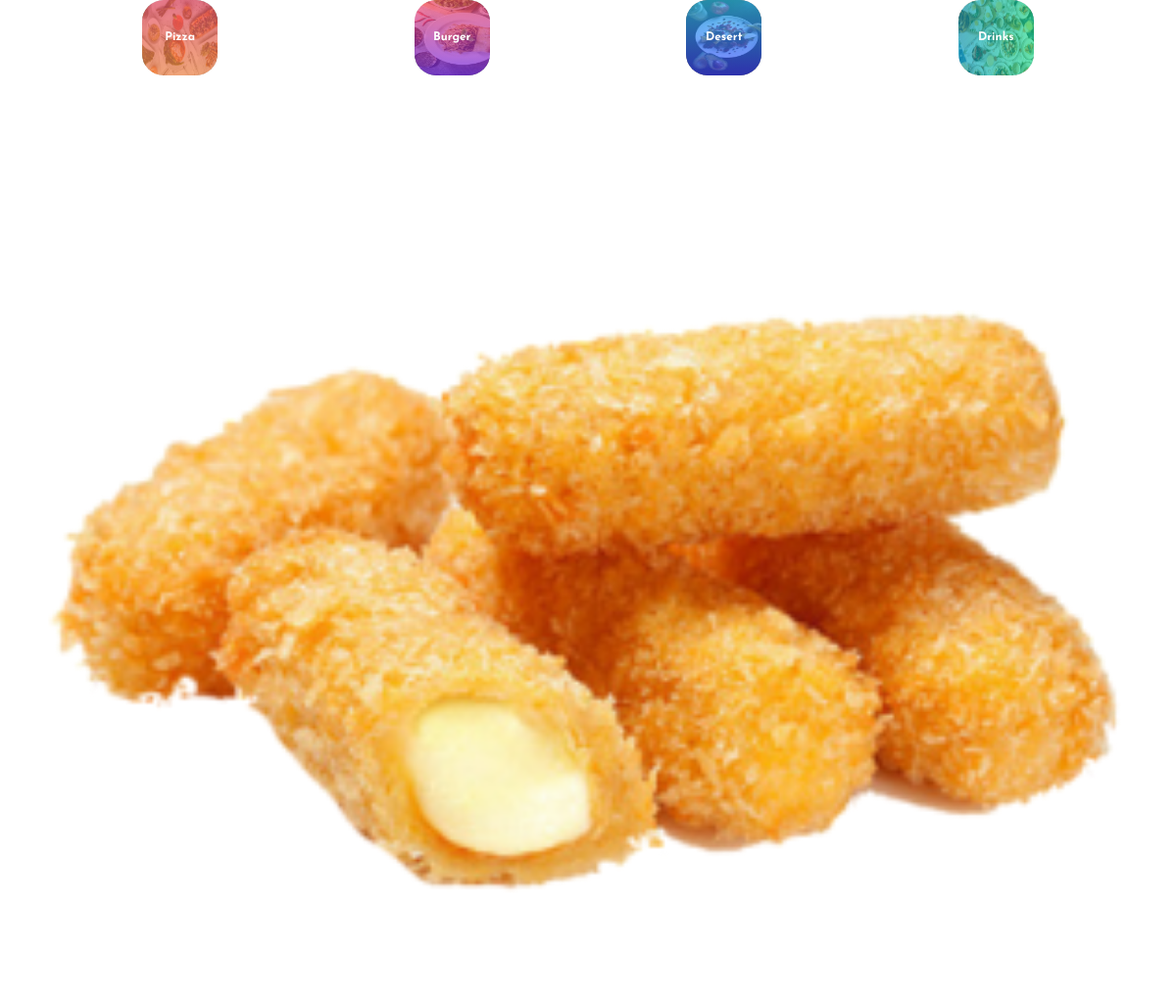
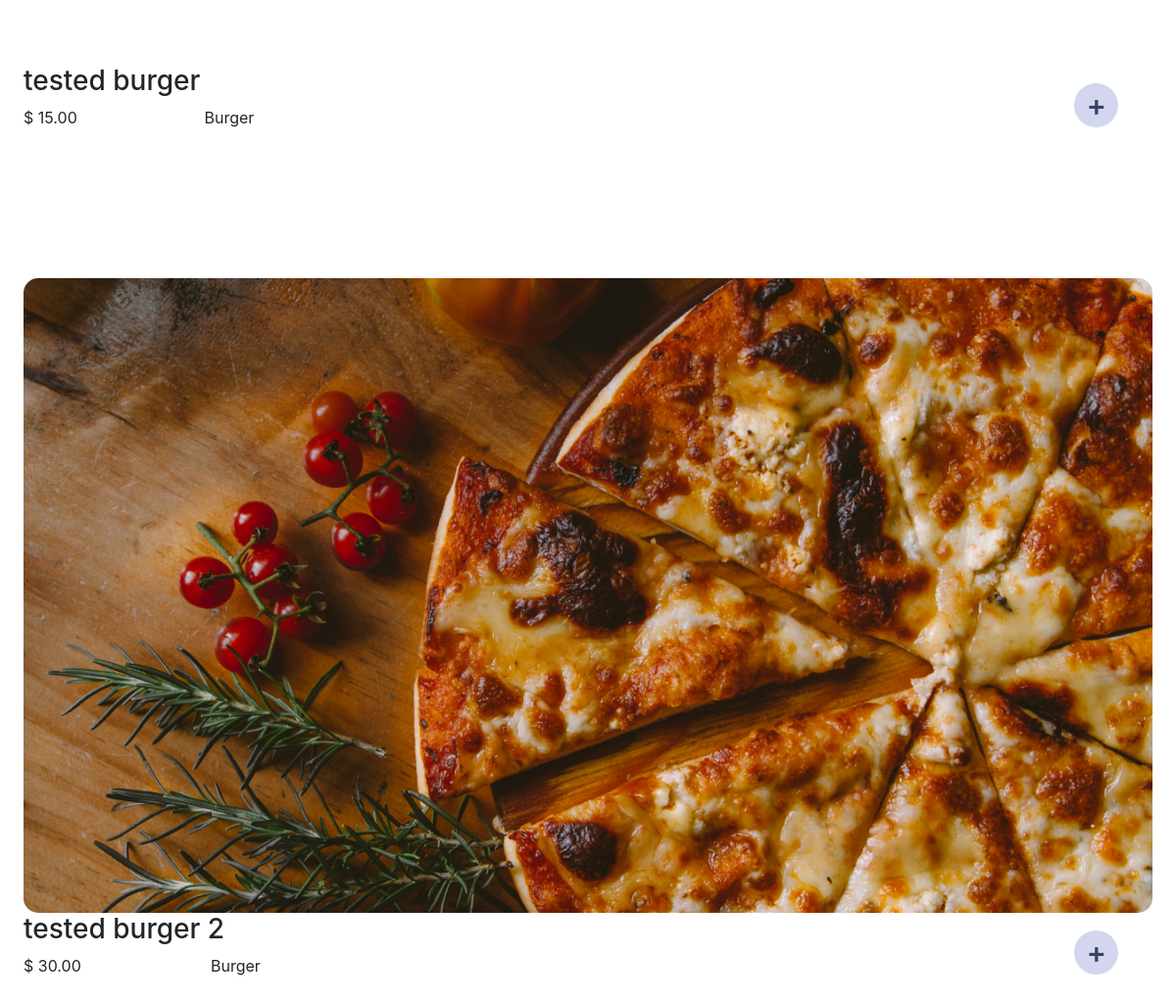
Screenshot of /burger/ with the database file from the repository (2 pictures, top to bottom).
### Category/models.py (models this page shows)
class Burger(models.Model):
    name = models.CharField(default='tested burger', max_length=100)
    category = models.CharField(default='Burger', max_length=100)
    preparing_time = models.CharField(default='10-15min', max_length=100)
    components = models.CharField(default='one two three four five', max_length=100)
    price = models.DecimalField(decimal_places=2, max_digits=4)
    img = models.ImageField(upload_to='Burgers')

### Category/views.py (the view)
# urls.py: path('burger/', burger_view, name='burger'),
def burger_view(request):
    return render(request, "burgers.html", {'burgers': Burger.objects.all()})

### templates/burgers.html
{% extends 'base.html' %}
{% load static %}
{% block content %}
{% for burger in burgers %}
<img class="block_main"  src = /media/{{ burger.img }}  >
    <ul class="under_block">
        <li class="left"><h3>{{ burger.name }}</h3>
            <p>$ {{ burger.price }} <span class="category-title">{{ burger.category }}</span></p>
        </li>
        <li class="plus">
            <a href="#">+</a>
        </li>
    </ul>
{% endfor %}
{% endblock %}

### templates/static/styles/homepage/home-block.css (style rules this page uses)
.block_main { margin-left:2%; margin-right:2%; margin-top: 10%; width:96%; border-radius: 15px; }
.under_block { list-style: none; display: flex; flex-direction: row; padding-left: 2%; width:100%; }
.under_block li a { text-decoration: none; }
.under_block li { flex-grow: 1; }
.plus { display: flex; flex-direction: column; justify-content: center; align-items: flex-end; margin-right: 5%; }
.plus a { display: flex; flex-direction: row; justify-content: center; align-items: center; font-weight: 600; font-size: 30px; color:#3e3f68; background-color: #d3d6ef; width: 45px; height: 45px; border-radius: 100%; vertical-align: middle; }
.left { flex-grow: 2; }
.category-title { margin-left: 20%; }

### rows the page displays
Burger: img (picture), name "tested burger", price "15.00", category "Burger"
Burger: img (picture), name "tested burger 2", price "30.00", category "Burger"
